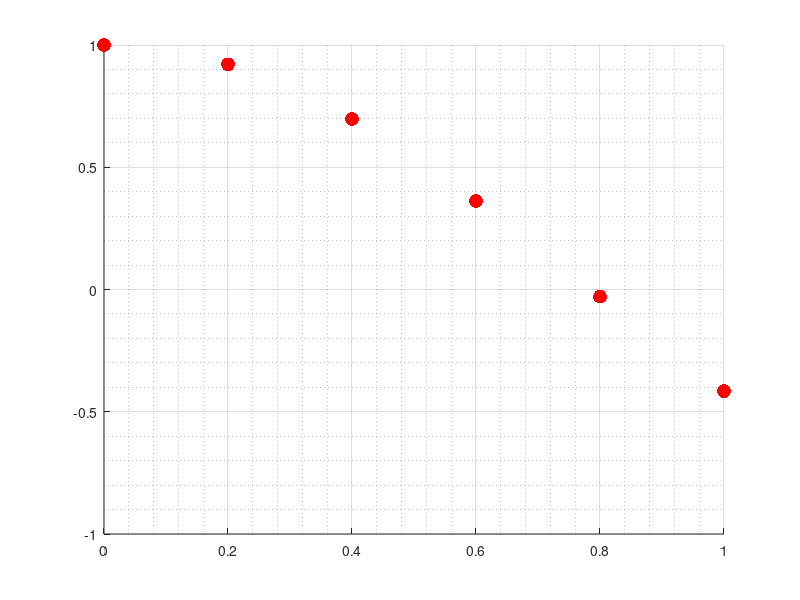

Recreate this plot in MATLAB. (Note: this script raises an error after producing the figure.)
% part f) cubic spline

f = @(x) cos(2 * x);
x = [0 0.2 0.4 0.6 0.8 1];
y = f(x);

% Plotting lagrange L3 over -1, 2 with the function cos(2x)
figure(1); clf; hold on; grid on; grid minor

% interval
xx = -1 : 0.01: 2;

% add data points
plot(x, y, 'r.', 'MarkerSize', 30);
% add lagrange polynomial
plot(xx, subs(L3, symvar(L3), xx), 'k-', 'LineWidth', 2);
% add the original function f(x) = cos(2x)
plot(xx, f(xx), 'b-', 'LineWidth', 2);
% Add the cubic not a knot spline
plot(xx, spline(x, y, xx), 'm-', 'LineWidth', 2);
% resize the axis
axis([-1, 2, -1.2, 1.2]);

legend('Data', 'Third Lagrange Poly', 'f(x) = cos(2x)', 'Not-A-Knot Cubic Spline', 'Location', 'Best')
hold off;